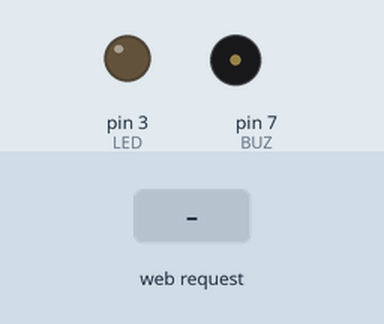
Recording of a program running on a simulated Raspberry Pi (header pin numbers). On the bench: output pins drawn as LEDs (lit = HIGH), buzzer (waves = sounding). The inputs (shaded band) are chosen by the test bench. The interpreter's speed is modelled, so counts of loop turns are approximate.

Above: at 1.2 s.
1.3 s: HTTP request for /LH received
At 1.6 s:
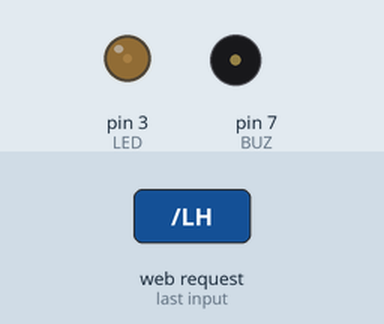
2.8 s: HTTP request for /BH received
At 3.9 s:
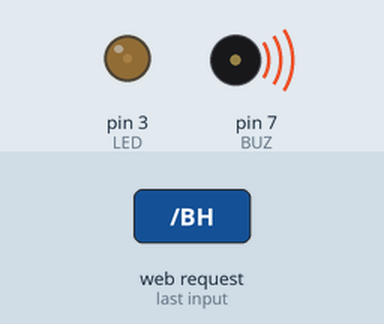
4.3 s: HTTP request for /LL received
At 5.0 s:
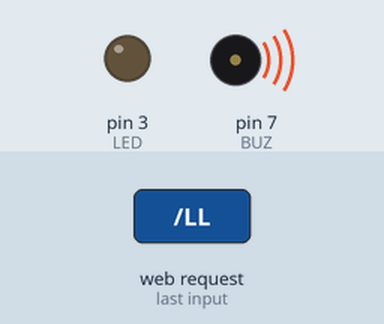
Timing chart, 0 to 7.3 s (numbered marks = the images above; inputs shaded):
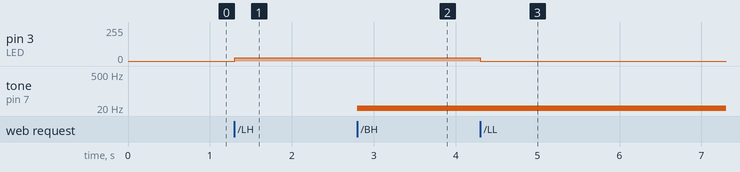

The program:

socket_atv_2.py
```python
import socket
import sys
import RPi.GPIO as GPIO
import time

LED = 3
BUZ = 7


GPIO.setwarnings(False)
GPIO.setmode(GPIO.BOARD)
GPIO.setup(LED, GPIO.OUT)
GPIO.setup(BUZ, GPIO.OUT)

Led = GPIO.PWM(LED, 30)
Led.start(0)
Buzzer = GPIO.PWM(BUZ, .5)
Buzzer.start(50)

led_duty = 0
buz_freq = .5

GPIO.setup(LED,GPIO.OUT)

mysock = socket.socket(socket.AF_INET, socket.SOCK_STREAM)
try:
    mysock.bind(('192.168.0.123',3001))
except socket.error:
    print("Failed to bind")
    sys.exit()
mysock.listen()
try:
    while True:
        conn,addr = mysock.accept()

        data = conn.recv(1000)
        # if not data: break
        # print('Comando raw digitado:', data.decode())
        CMD = data.decode().strip()
        # print('Comando digitado:', CMD)

        message = 'HTTP/1.1 200 OK\nContent-type:text/html\n\n'

        if(CMD.startswith('GET /LH')):
            # conn.sendall(bytes('LIGANDO LED\n','utf-8'))
            if led_duty < 100 :
                led_duty += 10

        elif(CMD.startswith('GET /LL')):
            # conn.sendall(bytes('DESLIGANDO LED\n','utf-8'))
            if led_duty > 0:
                led_duty -= 10

        elif(CMD.startswith('GET /BH')):
            if buz_freq >= 256:
                buz_freq += 10
            else:
                buz_freq *= 2

        elif(CMD.startswith('GET /BL')):
            if buz_freq >= 0.5:
                if buz_freq <= 256:
                    buz_freq /= 2
                else:
                    buz_freq -= 10


        Led.ChangeDutyCycle(led_duty)

        if (led_duty != 100):
            message += 'Click <a href=\"/LH\">here</a> to turn up the LED\'s brightness.<br>'

        if (led_duty != 0):
            message += 'Click <a href=\"/LL\">here</a> to turn down the LED\'s brightness.<br>'

        message += '<br>Click <a href=\"/BH\">here</a> to turn up the BUZZER\'s tone.<br>'

        if(buz_freq < 0.5):
            Buzzer.ChangeDutyCycle(0)
        else:
            Buzzer.ChangeFrequency(buz_freq)
            Buzzer.ChangeDutyCycle(50)

            message += 'Click <a href=\"/BL\">here</a> to turn down the BUZZER\'s tone.<br>'

        message += '\n'
        conn.sendall(bytes(message, 'utf-8'))

        conn.close()

except KeyboardInterrupt:
    print("Server stopped by User")
    if conn:
        conn.close()
    if mysock:
        mysock.close()
    GPIO.cleanup()
```

Measured:
- after the input at 1.3 s, pin 3 (LED): 0/255 → 26/255 at once
- after the input at 2.8 s, tone on pin 7 (BUZ): silent → 1 Hz at once
- after the input at 4.3 s, pin 3 (LED): 26/255 → 0/255 at once
